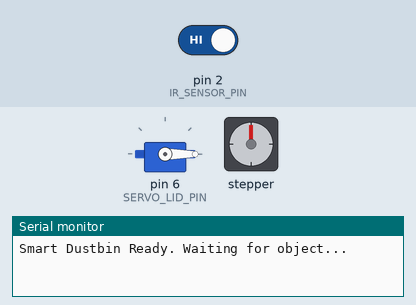
A sketch run on a simulated Arduino Uno, built with avr-gcc and run on an emulated ATmega328P. Parts: servo, stepper motor, the last lines printed to the serial monitor. The inputs (shaded band) are chosen by the test bench; at power-on: pin 2 (IR_SENSOR_PIN) HIGH. Stepper angles assume 2048 steps per turn.

Above: at 2.2 s.
2.3 s: pin 2 (IR_SENSOR_PIN) driven LOW
At 5.4 s:
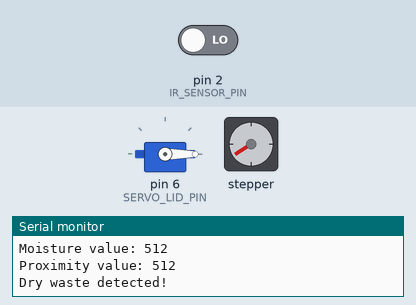
At 6.3 s:
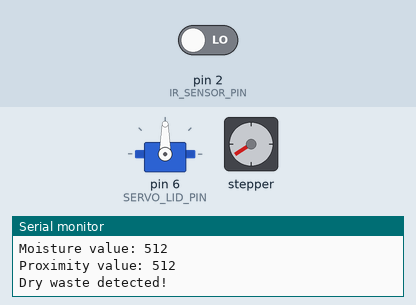
8.3 s: pin 2 (IR_SENSOR_PIN) driven HIGH
At 10.0 s:
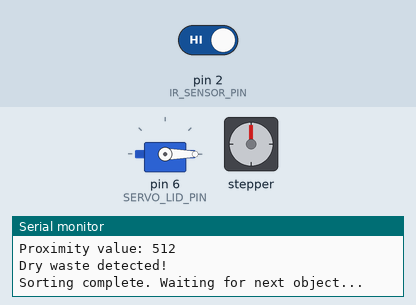
Timing chart, 0 to 11.5 s (numbered marks = the images above; inputs shaded):
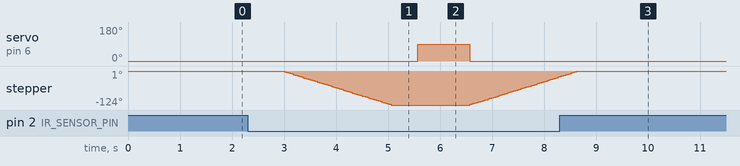

The sketch:

Smart_dustin_advanced_.ino
```cpp
#include <Servo.h>
#include <Stepper.h>

// Sensor Pins
const int IR_SENSOR_PIN = 2;
const int MOISTURE_SENSOR_PIN = A0;
const int PROXIMITY_SENSOR_PIN = A1;

// Stepper Motor Pins
const int STEPS_PER_REV = 2048;
const int IN1 = 8;
const int IN2 = 9;
const int IN3 = 10;
const int IN4 = 11;

Stepper sortingStepper(STEPS_PER_REV, IN1, IN3, IN2, IN4);

// Servo Pin
const int SERVO_LID_PIN = 6;
Servo lidServo;

// Servo Positions
const int LID_OPEN_POS = 90;
const int LID_CLOSED_POS = 0;

// Thresholds
const int MOISTURE_THRESHOLD = 500;
const int PROXIMITY_THRESHOLD = 300;

void setup() {
  Serial.begin(9600);

  pinMode(IR_SENSOR_PIN, INPUT);

  lidServo.attach(SERVO_LID_PIN);
  lidServo.write(LID_CLOSED_POS);

  sortingStepper.setSpeed(10);

  Serial.println("Smart Dustbin Ready. Waiting for object...");
  delay(1000);
}

void loop() {

  // IR sensor detects object (LOW = detected)
  if (digitalRead(IR_SENSOR_PIN) == LOW) {
    Serial.println("Object detected...");

    delay(300); // debounce

    // Read sensors properly
    int moistureValue = analogRead(MOISTURE_SENSOR_PIN);
    int proximityValue = analogRead(PROXIMITY_SENSOR_PIN);

    Serial.print("Moisture value: ");
    Serial.println(moistureValue);

    Serial.print("Proximity value: ");
    Serial.println(proximityValue);

    delay(300);

    // ----------------------------
    // 1️⃣ METAL WASTE DETECTION
    // ----------------------------
    if (proximityValue < PROXIMITY_THRESHOLD) {
      Serial.println("Metal waste detected!");

      sortingStepper.step(700); // Move to metal bin
      delay(500);

      lidServo.write(LID_OPEN_POS);
      delay(1000);
      lidServo.write(LID_CLOSED_POS);

      sortingStepper.step(-700); // Return back
    }

    // ----------------------------
    // 2️⃣ WET WASTE (Moisture HIGH)
    // ----------------------------
    else if (moistureValue < MOISTURE_THRESHOLD) {
      Serial.println("Wet waste detected!");

      lidServo.write(LID_OPEN_POS);
      delay(1000);
      lidServo.write(LID_CLOSED_POS);
    }

    // ----------------------------
    // 3️⃣ DRY WASTE
    // ----------------------------
    else {
      Serial.println("Dry waste detected!");

      sortingStepper.step(-700); // Move to dry bin
      delay(500);

      lidServo.write(LID_OPEN_POS);
      delay(1000);
      lidServo.write(LID_CLOSED_POS);

      sortingStepper.step(700); // Return center
    }

    Serial.println("Sorting complete. Waiting for next object...\n");
    delay(1000);
  }

  delay(200);
}
```

Measured:
- after the input at 2.3 s, servo on pin 6 (SERVO_LID_PIN): 0° → 90° after 3.3 s, → 0° 1.0 s later; stepper: turns 124° counter-clockwise in 2.1 s, then 103° clockwise in 1.7 s
- after the input at 8.3 s, servo on pin 6 (SERVO_LID_PIN): stays 0° (without the input it goes to 90° after 4.7 s); stepper: goes on until 8.6 s, then stays 0°
